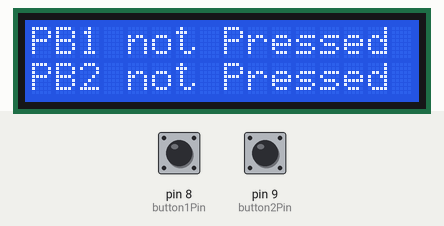
Simulated run of this sketch. Board: Arduino Uno, built with avr-gcc and run on an emulated ATmega328P. Parts: 16×2 character LCD. The inputs (shaded band) are chosen by the test bench; at power-on: pin 8 (button1Pin) HIGH, pin 9 (button2Pin) HIGH.

Above: at 1.2 s.
1.3 s: pin 8 (button1Pin) pulled LOW for 0.15 s
At 1.42 s:
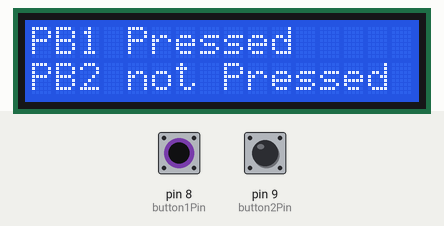
3.0 s: pin 9 (button2Pin) pulled LOW for 0.15 s
At 3.14 s:
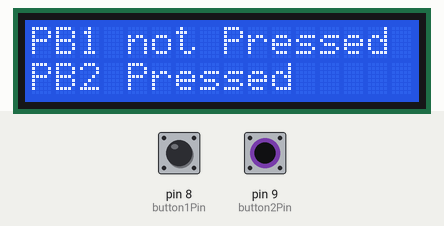
4.6 s: pin 9 (button2Pin) pulled LOW for 3.2 s
9.3 s: pin 8 (button1Pin) pulled LOW for 3.2 s
At 9.8 s:
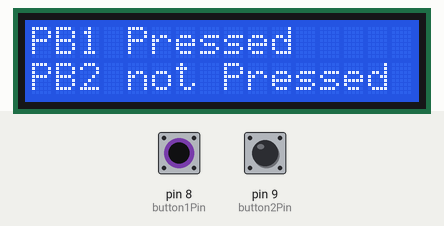
14.1 s: pin 8 (button1Pin) driven LOW and pin 9 (button2Pin) driven LOW
At 15.0 s:
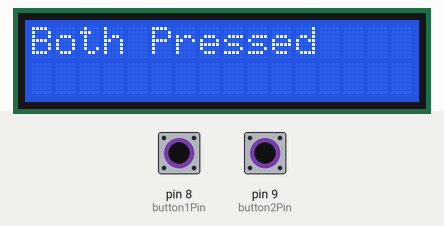
Timing chart, 0 to 16.6 s (numbered marks = the images above; inputs shaded):
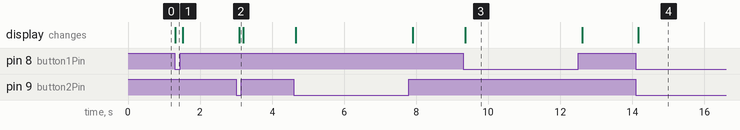

Measured:
- after the input at 1.3 s, the display: changes at once (image 1)
- after the input at 3.0 s, the display: changes after 0.09 s (image 2)
- after the input at 9.3 s, the display: changes after 0.06 s (image 3)
- after the input at 14.1 s, the display: changes after 0.07 s (image 4)

The sketch:

lab3.ino
```cpp
/*
Pushbuttons - Written by Eric & Andy
This code is written to display the state of a pushbutton
*/

#include <LiquidCrystal.h>

LiquidCrystal lcd(7, 6, 5, 4, 3, 2); // initialize the LCD with pin numbers

int button1Pin = 8; //set pin where button 1 is wired
int button1State; //create variable for the state of button 1
int button2Pin = 9; //set pin where button 1 is wired
int button2State; //create variable for the state of button 1

void setup()
{
  lcd.begin(16, 2); // set up the LCD's number of columns and rows
}

void loop()
{
  button1State = digitalRead(button1Pin); //read state of pushbutton
  button2State = digitalRead(button2Pin); //read state of pushbutton

  if (button1State == LOW && button2State == LOW) //both buttons are pressed
  {
    lcd.setCursor(0, 0);
    lcd.print("Both Pressed   ");
    lcd.setCursor(0, 1);
    lcd.print("               ");
  }

  else if (button1State == LOW) //button is pressed
  {
    lcd.setCursor(0, 0);
    lcd.print("PB1 Pressed    ");
    lcd.setCursor(0, 1);
    lcd.print("PB2 not Pressed    ");
  }

  else if (button2State == LOW) //button is pressed
  {
    lcd.setCursor(0, 0);
    lcd.print("PB1 not Pressed    ");
    lcd.setCursor(0, 1);
    lcd.print("PB2 Pressed    ");
  }

  else //button is not pressed
  {
    lcd.setCursor(0, 0);
    lcd.print("PB1 not Pressed");
    lcd.setCursor(0, 1);
    lcd.print("PB2 not Pressed");
  }

  delay(100); //delay to allow screen to update
}
```
